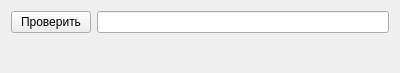
<?xml version="1.0" encoding="UTF-8"?>
<ui version="4.0">
 <class>Form</class>
 <widget class="QWidget" name="Form">
  <property name="geometry">
   <rect>
    <x>0</x>
    <y>0</y>
    <width>400</width>
    <height>73</height>
   </rect>
  </property>
  <property name="windowTitle">
   <string>Form</string>
  </property>
  <layout class="QVBoxLayout" name="verticalLayout">
   <item>
    <layout class="QHBoxLayout" name="horizontalLayout">
     <item>
      <widget class="QPushButton" name="pushButton">
       <property name="text">
        <string>Проверить</string>
       </property>
      </widget>
     </item>
     <item>
      <widget class="QLineEdit" name="lineEdit"/>
     </item>
    </layout>
   </item>
   <item>
    <widget class="QLabel" name="label">
     <property name="text">
      <string/>
     </property>
    </widget>
   </item>
  </layout>
 </widget>
 <resources/>
 <connections/>
</ui>
